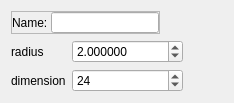
        <widget class="QWidget" name="tab_sphere">
         <attribute name="title">
          <string>sphere</string>
         </attribute>
         <layout class="QGridLayout" name="gridLayout_15">
          <item row="1" column="0">
           <layout class="QFormLayout" name="formLayout_9">
            <item row="0" column="0">
             <widget class="QLabel" name="label_6">
              <property name="text">
               <string>radius</string>
              </property>
             </widget>
            </item>
            <item row="0" column="1">
             <widget class="QDoubleSpinBox" name="sphereRadiusDoubleSpinBox">
              <property name="decimals">
               <number>6</number>
              </property>
              <property name="minimum">
               <double>0.000001000000000</double>
              </property>
              <property name="maximum">
               <double>100000000.000000000000000</double>
              </property>
              <property name="value">
               <double>2.000000000000000</double>
              </property>
             </widget>
            </item>
            <item row="1" column="0">
             <widget class="QLabel" name="label_20">
              <property name="text">
               <string>dimension</string>
              </property>
             </widget>
            </item>
            <item row="1" column="1">
             <widget class="QSpinBox" name="sphereDimensionSpinBox">
              <property name="value">
               <number>24</number>
              </property>
             </widget>
            </item>
           </layout>
          </item>
          <item row="0" column="0">
           <widget class="QFrame" name="blockNameFrame_3">
            <property name="sizePolicy">
             <sizepolicy hsizetype="Fixed" vsizetype="Minimum">
              <horstretch>0</horstretch>
              <verstretch>0</verstretch>
             </sizepolicy>
            </property>
            <property name="maximumSize">
             <size>
              <width>16777215</width>
              <height>23</height>
             </size>
            </property>
            <property name="frameShape">
             <enum>QFrame::StyledPanel</enum>
            </property>
            <property name="frameShadow">
             <enum>QFrame::Raised</enum>
            </property>
            <layout class="QHBoxLayout" name="horizontalLayout_10">
             <property name="spacing">
              <number>0</number>
             </property>
             <property name="leftMargin">
              <number>0</number>
             </property>
             <property name="topMargin">
              <number>0</number>
             </property>
             <property name="rightMargin">
              <number>0</number>
             </property>
             <property name="bottomMargin">
              <number>0</number>
             </property>
             <item>
              <widget class="QLabel" name="label_31">
               <property name="minimumSize">
                <size>
                 <width>39</width>
                 <height>0</height>
                </size>
               </property>
               <property name="text">
                <string>Name:</string>
               </property>
              </widget>
             </item>
             <item>
              <widget class="QLineEdit" name="sphereNameLineEdit">
               <property name="readOnly">
                <bool>true</bool>
               </property>
              </widget>
             </item>
            </layout>
           </widget>
          </item>
          <item row="0" column="1" rowspan="2">
           <spacer name="horizontalSpacer_9">
            <property name="orientation">
             <enum>Qt::Horizontal</enum>
            </property>
            <property name="sizeHint" stdset="0">
             <size>
              <width>40</width>
              <height>20</height>
             </size>
            </property>
           </spacer>
          </item>
         </layout>
        </widget>
